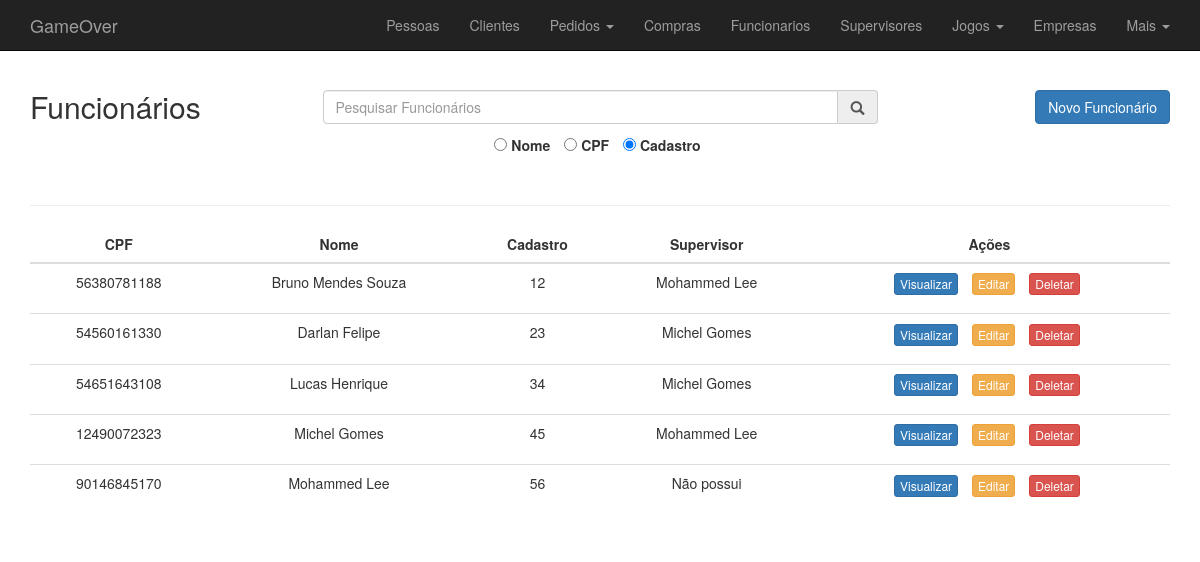
The page /funcionario.php on the database its author committed.
### tables this page shows
CREATE TABLE IF NOT EXISTS `FUNCIONARIO` (
  `cracha` INT NOT NULL AUTO_INCREMENT,
  `PESSOA_CPF` CHAR(11) NOT NULL,
  `telefone` CHAR(11),
  PRIMARY KEY (`PESSOA_CPF`),
  UNIQUE (`cracha`),
  CONSTRAINT `fk_FUNCIONARIO_PESSOA1`
    FOREIGN KEY (`PESSOA_CPF`)
    REFERENCES `PESSOA` (`CPF`) ON UPDATE CASCADE ON DELETE CASCADE);

CREATE TABLE IF NOT EXISTS `PESSOA` (
  `CPF` CHAR(11) NOT NULL,
  `nome_pessoa` VARCHAR(255) NOT NULL,
  `data_nasc_pessoa` DATE NOT NULL,
  PRIMARY KEY (`CPF`));

CREATE TABLE IF NOT EXISTS `FISCALIZADO_POR` (
  `FUNCIONARIO_PESSOA_CPF` CHAR(11) NOT NULL,
  `SUPERVISOR_FUNCIONARIO_PESSOA_CPF` CHAR(11),
  PRIMARY KEY (`FUNCIONARIO_PESSOA_CPF`),
  CONSTRAINT `fk_FISCALIZADO_POR_FUNCIONARIO1`
    FOREIGN KEY (`FUNCIONARIO_PESSOA_CPF`)
    REFERENCES `FUNCIONARIO` (`PESSOA_CPF`) ON UPDATE CASCADE ON DELETE CASCADE,
  CONSTRAINT `fk_FISCALIZADO_POR_SUPERVISOR1`
    FOREIGN KEY (`SUPERVISOR_FUNCIONARIO_PESSOA_CPF`)
    REFERENCES `SUPERVISOR` (`FUNCIONARIO_PESSOA_CPF`) ON UPDATE CASCADE ON DELETE SET NULL);

### www/funcionario/funcionario_control.php (called while the page is built, shortened)
<?php
    $referencia = cracha;
    $table = FUNCIONARIO;
    $key = CPF;
    $tableMin = strtolower($table);
    function lista_funcionario($conexao){
        $rows = array();
        $select = "SELECT F.PESSOA_CPF AS CPF, F.cracha as cracha, P.nome_pessoa as nome, FP.SUPERVISOR_FUNCIONARIO_PESSOA_CPF as supervisor
                    FROM FUNCIONARIO F
                    JOIN PESSOA P ON F.PESSOA_CPF = P.CPF
                    JOIN FISCALIZADO_POR FP ON FP.FUNCIONARIO_PESSOA_CPF = F.PESSOA_CPF";
        $resultado = mysqli_query($conexao, $select);
        while ($row = mysqli_fetch_assoc($resultado)) {
            array_push($rows, $row);
        }
        return $rows;
    }
    function supervisor_nome($conexao, $cpf){
        $select = "SELECT P.nome_pessoa AS supervisor
                   FROM SUPERVISOR S
                   JOIN PESSOA P ON P.CPF = S.FUNCIONARIO_PESSOA_CPF
                   WHERE S.FUNCIONARIO_PESSOA_CPF = '{$cpf}'";
        $resultado = mysqli_query($conexao, $select);
        $selecionado = mysqli_fetch_assoc($resultado);
        return $selecionado['supervisor'];
    }

### www/funcionario.php (the view, shortened to what this page needs)
<?php
    include 'cabecalho.php';
    include 'bd_control/conecta.php';
    include 'funcionario/funcionario_control.php';
    $rows = lista_funcionario($conexao);
?>
    <div class="container">
        <div class="row">
            <div class="col-md-3">
                <h2>Funcionários</h2>
            </div>
            <div class="col-md-6">
                <div class="input-group h2">
                    <input name="busca" class="form-control" id="busca" type="text" placeholder="Pesquisar Funcionários">
                    <div class="input-group-addon"><span class="glyphicon glyphicon-search"></span></div>
                </div>
            </div>
            <div class="col-md-3">
                <a href="funcionario/funcionario_add.php" class="btn btn-primary pull-right h2">Novo Funcionário</a>
            </div>
        </div>
        <div class="row text-center ">
            <ul class="list-inline">
                <li>
                    <div class="form-group">
                        <input type="radio" id="busca_nome" name="campo" value="nome_pessoa">
                        <label for="busca_nome">Nome</label>
                    </div>
                </li>
                <li>
                    <div class="form-group">
                            <input type="radio" id="busca_cpf" name="campo" value="PESSOA_CPF">
                            <label for="busca_cpf">CPF</label>
                    </div>
                </li>
                <li>
                    <div class="form-group">
                        <input type="radio" id="busca_cad" name="campo" value="cracha" checked>
                        <label for="busca_cad">Cadastro</label>
                    </div>
                </li>
            </ul>
        </div>
        <hr />
        <div id="list" class="row text-center">
            <div class="table-responsive col-md-12">
                <table class="table table-hover">
                    <thead>
                        <tr>
                            <th class="text-center">CPF</th>
                            <th class="text-center">Nome</th>
                            <th class="text-center">Cadastro</th>
                            <th class="text-center">Supervisor</th>
                            <th class="text-center">Ações</th>
                        </tr>
                    </thead>
                    <tbody id="itens">
                        <?php
                            foreach ($rows as $row):
                                $supervisor = ($row['supervisor'] == NULL) ? 'Não possui':supervisor_nome($conexao, $row['supervisor']);
                        ?>
                            <tr>
                                <td><?=$row['CPF']?></td>
                                <td><?=$row['nome']?></td>
                                <td><?=$row['cracha']?></td>
                                <td><?=$supervisor?></td>
                                <?php
                                    include 'acoes.php';
                                ?>
                            </tr>
                        <?php
                            endforeach;
                        ?>
                    </tbody>
                </table>
            </div>
        </div>
    </div>
<?php
include "rodape.php";
?>

### www/acoes.php (shortened to what this page needs)
<td>
    <ul class="list-inline">
        <li>
            <form action="<?=$tableMin?>/<?=$tableMin?>_view.php" method="post">
                <button class="btn btn-primary btn-xs">Visualizar</button>
            </form>
        </li>
        <li>
            <form action="<?=$tableMin?>/<?=$tableMin?>_edit.php" method="post">
                <button class="btn btn-warning btn-xs">Editar</button>
            </form>
        </li>
        <li>
            <input type="button" class="btn btn-danger btn-xs" value="Deletar" onclick="confirmaDelete('<?=$row["{$referencia}"]?>','<?=$row["{$key}"]?>')">
        </li>
    </ul>
</td>

### www/style.css (style rules this page uses)
body { padding-top: 70px; }

### rows shown on the page
funcionario: PESSOA_CPF "56380781188", PESSOA_CPF.nome_pessoa "Bruno Mendes Souza", cracha "12", fiscalizado_por.SUPERVISOR_FUNCIONARIO_PESSOA_CPF "Mohammed Lee"
funcionario: PESSOA_CPF "54560161330", PESSOA_CPF.nome_pessoa "Darlan Felipe", cracha "23", fiscalizado_por.SUPERVISOR_FUNCIONARIO_PESSOA_CPF "Michel Gomes"
funcionario: PESSOA_CPF "54651643108", PESSOA_CPF.nome_pessoa "Lucas Henrique", cracha "34", fiscalizado_por.SUPERVISOR_FUNCIONARIO_PESSOA_CPF "Michel Gomes"
funcionario: PESSOA_CPF "12490072323", PESSOA_CPF.nome_pessoa "Michel Gomes", cracha "45", fiscalizado_por.SUPERVISOR_FUNCIONARIO_PESSOA_CPF "Mohammed Lee"
funcionario: PESSOA_CPF "90146845170", PESSOA_CPF.nome_pessoa "Mohammed Lee", cracha "56", fiscalizado_por.SUPERVISOR_FUNCIONARIO_PESSOA_CPF "Não possui"
